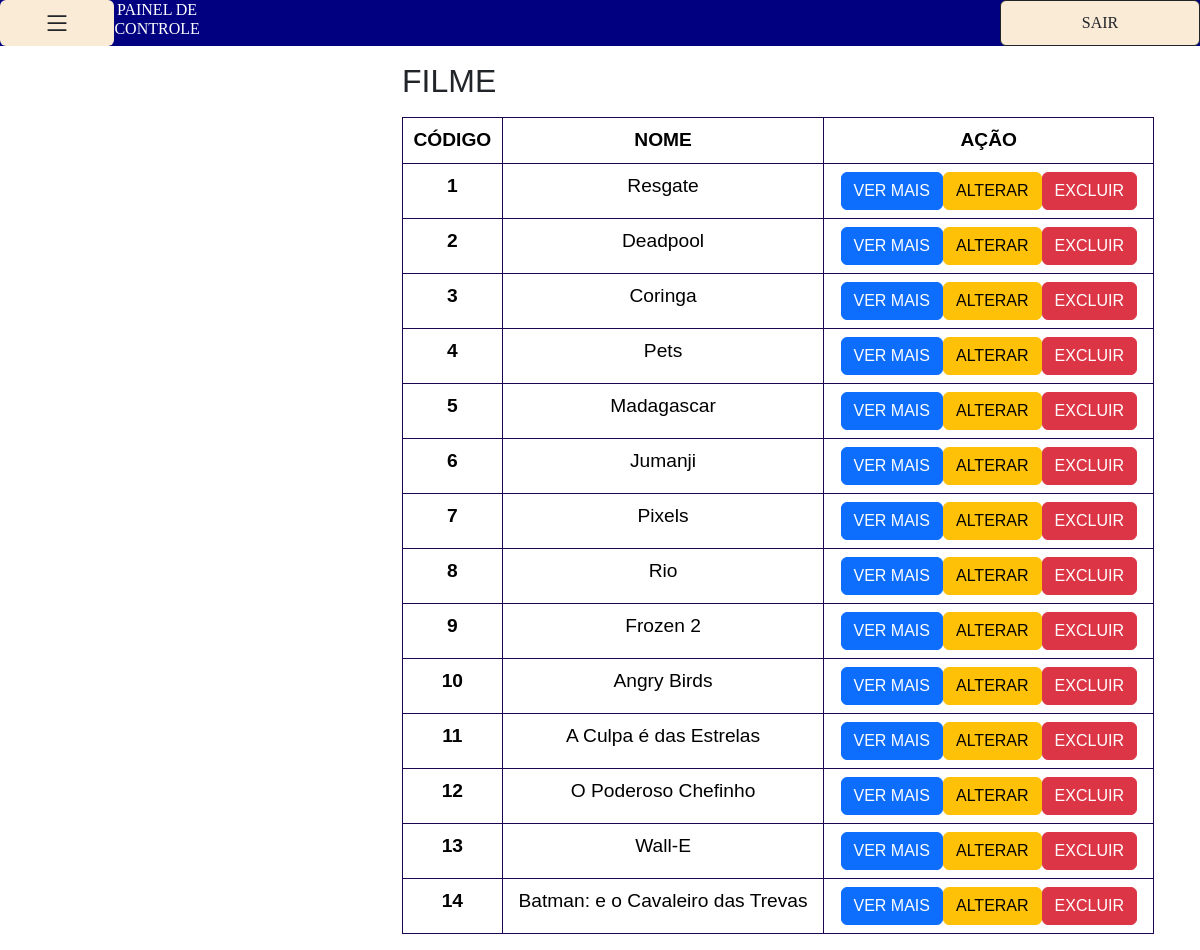
Screenshot of /adm.php?page=filme with the database file from the repository.
### tables this page shows
CREATE TABLE `filme` (
  `idfilme` int(10) unsigned NOT NULL AUTO_INCREMENT,
  `nome` varchar(100) NOT NULL,
  PRIMARY KEY (`idfilme`)
);

### func/funcoes.php (called while the page is built, shortened)
<?php
function listarTabela($campos, $tabela)
{
    $conn = conectar();
    try {
        $conn->beginTransaction();
        $sqlLista = $conn->prepare("SELECT $campos FROM $tabela");
        $sqlLista->execute();
        $conn->commit();
        if ($sqlLista->rowCount() > 0) {
            return $sqlLista->fetchAll(PDO::FETCH_OBJ);
        } else {
            return 'Vazio';
        };
    } catch
    (PDOException $e) {
        echo 'Exception -> ';
        return ($e->getMessage());
        $conn->rollback();
    };
}

### filme.php (the view, shortened to what this page needs)
<?php
include_once('func/funcoes.php');
?>
<div class="container">
    <h2 class="mt-3">FILME</h2>
    <table class="table table-bordered mt-3">
        <thead>
            <tr>
                <th scope="col" class="text-center">CÓDIGO</th>
                <th scope="col" class="text-center">NOME</th>
                <th scope="col" class="text-center">AÇÃO</th>
            </tr>
        </thead>
        <tbody>
            <?php
            $returnfilme =  listarTabela('idfilme, nome', 'filme');
            if ($returnfilme != 'Vazio') {
                foreach ($returnfilme as $filme) {
                    $idfilme = $filme->idfilme;
                    $nome = $filme->nome;
            ?>
                    <tr>
                        <th scope="row"><?php echo $idfilme ?></th>
                        <td><?php echo $nome ?></td>
                        <td>
                            <div class="btn-group" role="group" aria-label="Basic mixed styles example">
                                <a href="#" data-bs-toggle="modal" data-bs-target="#modalvermais">
                                    <button type="button" class="btn btn-primary">VER MAIS</button>
                                </a>
                                <a href="#" data-bs-toggle="modal" data-bs-target="#modalalterar">
                                    <button type="button" class="btn btn-warning">ALTERAR</button>
                                </a>
                                <a href="#" data-bs-toggle="modal" data-bs-target="#modalexcluir">
                                    <button type="button" class="btn btn-danger">EXCLUIR</button>
                                </a>
                            </div>
                        </td>
                    </tr>
            <?php
                }
            };
            ?>
        </tbody>
    </table>
</div>

### adm.php (style rules this page uses)
body { font-family: Georgia, 'Times New Roman', Times, serif; margin: 0; padding: 0; }

### filme.php (style rules this page uses)
.container { font-family: 'Trebuchet MS', 'Lucida Sans Unicode', 'Lucida Grande', 'Lucida Sans', Arial, sans-serif; }
.table { height: 4rem; width: 47rem; text-align: center; font-size: larger; border-color: #1e0552; }

### rows the page displays
filme: idfilme "1", nome "Resgate"
filme: idfilme "2", nome "Deadpool"
filme: idfilme "3", nome "Coringa"
filme: idfilme "4", nome "Pets"
filme: idfilme "5", nome "Madagascar"
filme: idfilme "6", nome "Jumanji"
filme: idfilme "7", nome "Pixels"
filme: idfilme "8", nome "Rio"
filme: idfilme "9", nome "Frozen 2"
filme: idfilme "10", nome "Angry Birds"
filme: idfilme "11", nome "A Culpa é das Estrelas"
filme: idfilme "12", nome "O Poderoso Chefinho"
filme: idfilme "13", nome "Wall-E"
filme: idfilme "14", nome "Batman: e o Cavaleiro das Trevas"
